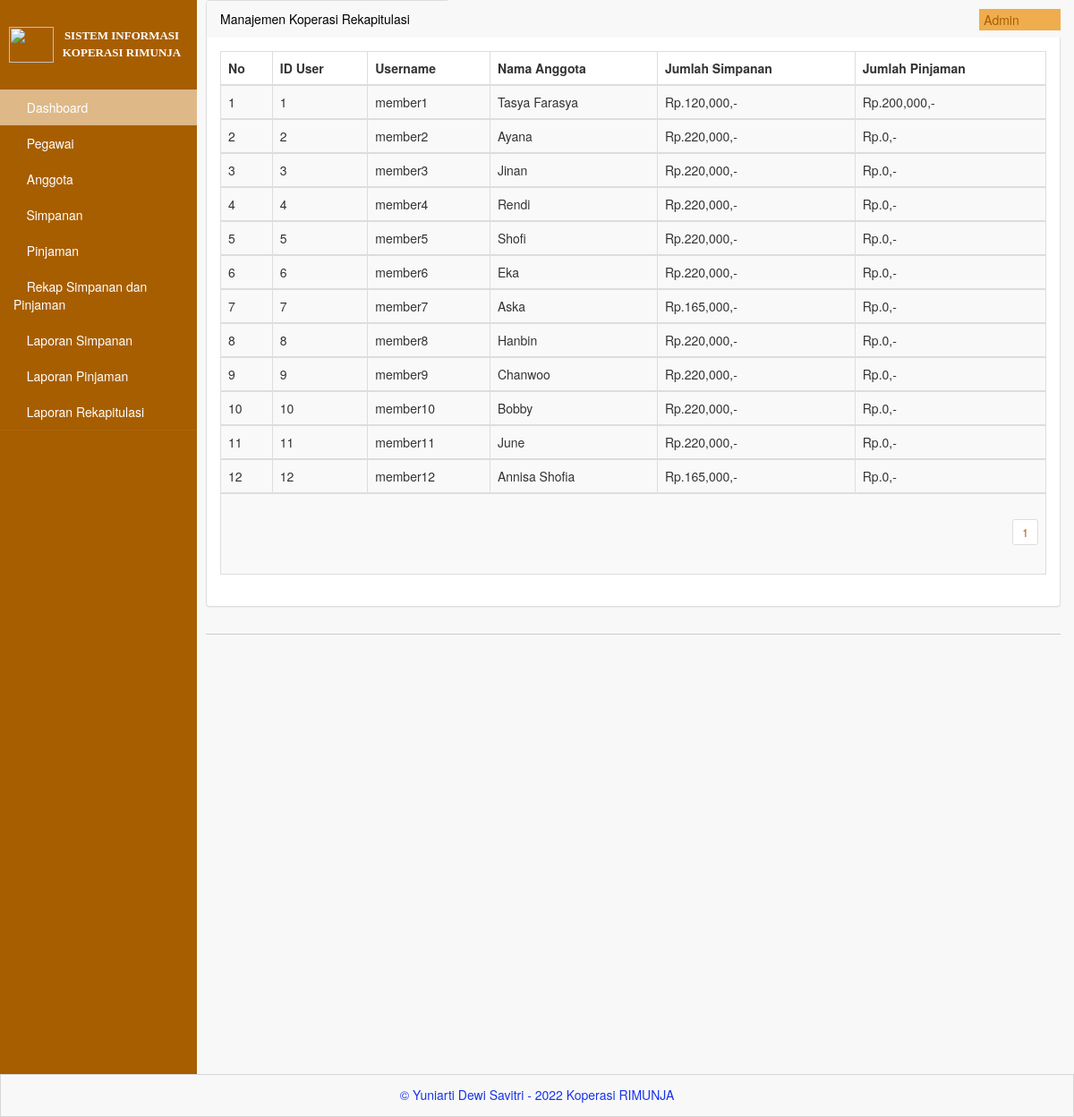
The app's page /admin/index.php?menu=rekapitulasi (signed in) with its own data.
### tables this page shows
CREATE TABLE IF NOT EXISTS `anggota` (
  `id_user` int(11) NOT NULL AUTO_INCREMENT,
  `username` varchar(16) DEFAULT NULL,
  `password` varchar(16) DEFAULT NULL,
  `nama` varchar(50) DEFAULT NULL,
  `nik` bigint(16) DEFAULT NULL,
  `tgl_lahir` date DEFAULT NULL,
  `jenis_kelamin` varchar(9) DEFAULT NULL,
  `pekerjaan` varchar(16) DEFAULT NULL,
  `alamat` varchar(50) DEFAULT NULL,
  `no_hp` char(20) DEFAULT NULL,
  `simpan` varchar(16) DEFAULT NULL,
  `pinjaman` varchar(16) DEFAULT NULL,
  PRIMARY KEY (`id_user`)
);

### admin/rekapitulasi.php (the view, shortened to what this page needs)
<?php
$row = 100;
$hal = isset($_GET['hal']) ? $_GET['hal'] : 0;
$Cari = "SELECT * FROM anggota";
$Tampil = mysql_query($Cari);
$jml	 = mysql_num_rows($Tampil);
$max	 = ceil($jml/$row);
?>
<div class="panel panel-default">
	<div class="panel-heading">
		Manajemen Koperasi Rekapitulasi
	</div>
	<div class="panel-body">
		<div class="table-responsive">
			<table class="table table-striped table-bordered table-hover">
				<thead>
					<tr>
					<th>No</th>
						<th>ID User</th>
						<th>Username</th>
						<th>Nama Anggota</th>
						<th>Jumlah Simpanan</th>
						<th>Jumlah Pinjaman</th>
					</tr>
				</thead>
			<?php
				$Cari = "SELECT * FROM anggota ORDER BY id_user ASC LIMIT $hal, $row";
				$Tampil = mysql_query($Cari);
				$nomer  = 0;
				while ($hasil = mysql_fetch_array ($Tampil)) {
						$nomer++;
			?>
				<tbody>
					<tr>
						<td><?php echo $nomer;?></td>
						<td><?php  echo $hasil['id_user'];?></td>
						<td><?php  echo $hasil['username'];?></td>
						<td><?php  echo $hasil['nama'];?></td>
						<td>Rp.<?php  echo number_format( $hasil['simpan']);?>,-</td>
						<td>Rp.<?php  echo number_format( $hasil['pinjaman']);?>,-</td>
					</tr>
				</tbody>
			<?php } ?>
					<tr>
						<td colspan="7" align="right">
						<?php
						for($h = 1; $h <= $max; $h++){
							$list[$h] = $row*$h-$row;
							echo "<ul class='pagination pagination-sm'><li><a href='?menu=simpanan&hal=$list[$h]'>$h</a></li></ul>";
						}
						?></td>
					</tr>
			</table>
		</div>
	</div>
</div>

### admin/index.php (shortened to what this page needs)
<?php
if($_SESSION["username"]!="" && $_SESSION["password"]!=""){
?>
<!DOCTYPE html>
 <html lang="en">
<head>
    <link rel="stylesheet" href="../css/bootstrap.css" />
    <link rel="stylesheet" href="../css/main.css" />
    <link rel="stylesheet" href="../css/theme.css" />
    <link rel="stylesheet" href="../css/MoneAdmin.css" />
    <link rel="stylesheet" href="../css/font-awesome.css" />
	<link rel="stylesheet" href="../css/datepicker.css" />
	<link rel="stylesheet" type="text/css" href="../dist/sweetalert.css">
</head>
<body class="padTop53">
	<div id="wrap">
		 <?php include_once("menu_admin.php");?>
	</div>
		 <?php include_once("footer.php");?>
</body>
<?php
}else{
	header("Location:../index.php");
}
?>

### admin/menu_admin.php (shortened to what this page needs)
     <div id="left">
  <td><center>
  <table width=92%" height="100px">
						<td>
							<img src="../img/koperasi.png" width="50px" height="40px">
						</td>
  <td><font size = 2 color="white" face="Times New Roman"><center><b>SISTEM INFORMASI KOPERASI RIMUNJA</b></center></font></td>
  </table></center></td>
          <ul id="menu" class="collapse">
              <li class="panel active"><a href="index.php"><i class="icon-home"></i> Dashboard</a></li>
		<li ><a href="?menu=pegawai"><i class="icon-user "></i> Pegawai</a></li>
		<li><a href="?menu=anggota"><i class="icon-user "></i> Anggota</a></li>
		<li><a href="?menu=simpanan"><i class="icon-paper-clip"> </i> Simpanan</a></li>
              <li><a href="?menu=pinjaman"><i class="icon-paper-clip"></i> Pinjaman</a></li>
              <li><a href="?menu=rekapitulasi"><i class="icon-paper-clip"></i> Rekap Simpanan dan Pinjaman </a></li>
              <li><a href="?menu=laporan-simpanan"><i class="icon-paper-clip"></i> Laporan Simpanan</a></li>
              <li><a href="?menu=laporan-pinjaman"><i class="icon-paper-clip"></i> Laporan Pinjaman</a></li>
              <li><a href="?menu=laporanrekapitulasi"><i class="icon-paper-clip"></i> Laporan Rekapitulasi</a></li>
          </ul>
      </div>
<div id="content">
          <div class="inner">
               <div class="row">
		 <div id="top">
	<nav class="navbar navbar-inverse navbar-fixed-top " style="padding-top: 10px;">
              <ul class="nav navbar-top-links navbar-right">
                  <li class="dropdown">
                      <a class="dropdown-toggle" data-toggle="dropdown" href="#"> <?=$_SESSION["nama"]?> &nbsp;
                          <i class="icon-user "></i>&nbsp; <i class="icon-chevron-down "></i>
                      </a>
                  </li>
              </ul>
          </nav>
</div>
                  <div class="col-lg-12">
				<?php
				if($_GET["menu"]){
					include_once("load.php");
				}
				?>
			</div>
              </div>
              <hr />
          </div>
      </div>

### admin/load.php
<?php
if($_GET["menu"]){
	include_once($_GET["menu"].".php");
}
?>

### admin/footer.php
<div id="footer">
        <p>&copy;  Yuniarti Dewi Savitri - <?php echo date("Y");?> Koperasi RIMUNJA </p>
</div>

### css/main.css (style rules this page uses)
#wrap { margin: 0 auto; }
#footer { height: 48px; background-color: #222222; }
@media (min-width: 768px) { html, body { height: 100%; } }
@media (min-width: 768px) { #wrap { height: auto !important; height: 100%; min-height: 100%; padding: 0 0 48px; margin-bottom: -48px; } }
body.padTop53 { padding-top: 0px; overflow: visible; }
@media (min-width: 802px) { body.padTop53 { padding-top: 0px; } }
#wrap:before, #top:before, .head:before, #footer:before, #wrap:after, #top:after, .head:after, #footer:after { display: table; content: " "; }
#wrap:after, #top:after, .head:after, #footer:after { clear: both; }
#wrap { background-color: #a75e00; }
@media (min-width: 768px) { #left { position: relative; float: left; width: 100px; background-color: #a75e00; } }
@media (min-width: 768px) { #content { margin-left: 100px; } }
@media (min-width: 768px) { #left { margin-bottom: -10px; } }
@media (min-width: 992px) { #left { width: 220px; } }
@media (min-width: 992px) { #content { margin-left: 220px; } }
#top .navbar { margin-bottom: 0; background-color:#f8f8f8; }
#menu { position: relative; overflow: hidden; background-color:#f8f8f8; -webkit-box-shadow: 0 1px 0 rgba(255, 255, 255, 0.05); box-shadow: 0 1px 0 rgba(255, 255, 255, 0.05); }
#menu, #menu ul { padding: 0; margin: 0; list-style: none; }
@media (min-width: 768px) { #menu.collapse { display: inherit !important; } }
#menu > li { position: relative; display: block; margin: 0; border-width: 0; border-radius: 0; }
#menu > li > a { position: relative; display: block; padding: 10px 15px; color: white; }
#menu > li.active > a { color: #fff; background-color: #deb887; }
#menu > li.panel { background-color: transparent; }
#menu li > a { text-decoration: none; background-color: #a75e00; }
#menu > li.active > a { position: relative; }
@media (min-width: 768px) { .mini-sidebar #menu > li > a, #menu > li > a { text-align: center; } }
@media (min-width: 768px) { .mini-sidebar #menu > li > a > i, #menu > li > a > i { display: block; font-size: 20px; } }
@media (min-width: 768px) { #menu:after, .mini-sidebar #menu:after { position: absolute; top: 0; right: 0; bottom: 0; left: 0; display: block; width: 0; -webkit-box-shadow: 97px 1px 5px 2px rgba(0, 0, 0, 0.6); box-shadow: 97px 1px 5px 2px rgba(0, 0, 0, 0.6); } }
@media (min-width: 992px) { #menu > li > a { text-align: left; } }
@media (min-width: 992px) { #menu > li > a > i { display: inline; font-size: 14px; } }
@media (min-width: 992px) { #menu:after { -webkit-box-shadow: 217px 1px 5px 2px rgba(0, 0, 0, 0.6); box-shadow: 217px 1px 5px 2px rgba(0, 0, 0, 0.6); } }
#content { -webkit-transition: margin 0.4s; transition: margin 0.4s; }
.inner { position: relative; min-height: 1px; padding-right: 15px; padding-left: 10px; background: #f8f8f8; border: 0px solid #e4e4e4; min-height:1200px; }
@media (min-width: 768px) { .inner { float: left; width: 100%; } }
.inner .row { margin-right: -15px; margin-left: -15px; }
#footer { margin: 0 auto; color: #1933EC; background-color:#f8f8f8; border:1px solid rgb(216, 215, 215); }
#footer p { padding: 12px 0 0; text-align: center; }
.inner hr { margin-top: 10px; border-top-color: #ccc; }

### css/MoneAdmin.css (style rules this page uses)
body { background-color: #f8f8f8; }
.navbar-top-links li { display: inline-block; }
.navbar-top-links li:last-child { margin-right: 15px; }
.navbar-top-links li a { padding: 15px; padding:2px 5px 2px 5px; background-color: #f0ad4e; }

### records on screen
anggota: id_user "1", username "member1", nama "Tasya Farasya", simpan "120,000", pinjaman "200,000"
anggota: id_user "2", username "member2", nama "Ayana", simpan "220,000", pinjaman "0"
anggota: id_user "3", username "member3", nama "Jinan", simpan "220,000", pinjaman "0"
anggota: id_user "4", username "member4", nama "Rendi", simpan "220,000", pinjaman "0"
anggota: id_user "5", username "member5", nama "Shofi", simpan "220,000", pinjaman "0"
anggota: id_user "6", username "member6", nama "Eka", simpan "220,000", pinjaman "0"
anggota: id_user "7", username "member7", nama "Aska", simpan "165,000", pinjaman "0"
anggota: id_user "8", username "member8", nama "Hanbin", simpan "220,000", pinjaman "0"
anggota: id_user "9", username "member9", nama "Chanwoo", simpan "220,000", pinjaman "0"
anggota: id_user "10", username "member10", nama "Bobby", simpan "220,000", pinjaman "0"
anggota: id_user "11", username "member11", nama "June", simpan "220,000", pinjaman "0"
anggota: id_user "12", username "member12", nama "Annisa Shofia", simpan "165,000", pinjaman "0"

### other values on screen
$_SESSION["nama"] "Admin"
